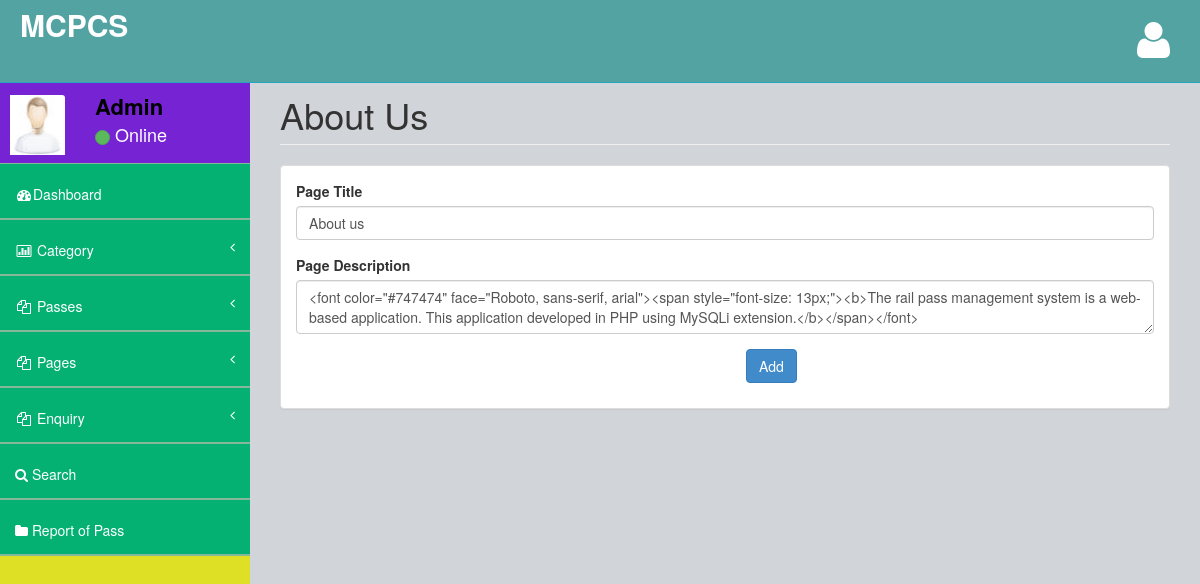
Page /metropass/admin/aboutus.php (signed in) on the committed database.
### tables this page shows
CREATE TABLE `tblpage` (
  `ID` int(10) NOT NULL,
  `PageType` varchar(200) DEFAULT NULL,
  `PageTitle` varchar(200) DEFAULT NULL,
  `PageDescription` mediumtext DEFAULT NULL,
  `Email` varchar(200) DEFAULT NULL,
  `MobileNumber` bigint(10) DEFAULT NULL,
  `UpdationDate` timestamp NOT NULL DEFAULT current_timestamp() ON UPDATE current_timestamp()
);

### metropass/admin/aboutus.php (the view, shortened to what this page needs)
<?php
include('includes/dbconnection.php');
if (strlen($_SESSION['bpmsaid'] == 0)) {
    header('location:logout.php');
} else {
?>
    <!DOCTYPE html>
    <html>
    <head>
        <link href="assets/plugins/bootstrap/bootstrap.css" rel="stylesheet" />
        <link href="assets/font-awesome/css/font-awesome.css" rel="stylesheet" />
        <link href="assets/plugins/pace/pace-theme-big-counter.css" rel="stylesheet" />
        <link href="assets/css/style.css" rel="stylesheet" />
        <link href="assets/css/main-style.css" rel="stylesheet" />
    </head>
    <body>
        <div id="wrapper">
            <?php include_once('includes/header.php'); ?>
            <?php include_once('includes/sidebar.php'); ?>
            <div id="page-wrapper">
                <div class="row">
                    <div class="col-lg-12">
                        <h1 class="page-header">About Us</h1>
                    </div>
                </div>
                <div class="row">
                    <div class="col-lg-12">
                        <div class="panel panel-default">
                            <div class="panel-body">
                                <div class="row">
                                    <div class="col-lg-12">
                                        <form method="post" enctype="multipart/form-data">
                                            <?php
                                            $sql = "SELECT * from  tblpage where PageType='aboutus'";
                                            $query = $dbh->prepare($sql);
                                            $query->execute();
                                            $results = $query->fetchAll(PDO::FETCH_OBJ);
                                            if ($query->rowCount() > 0) {
                                                foreach ($results as $row) {               ?>
                                                    <div class="form-group"> <label for="exampleInputEmail1">Page Title</label> <input type="text" name="pagetitle" id="pagetitle" required="true" value="<?php echo $row->PageTitle; ?>" class="form-control"> </div>
                                                    <div class="form-group"> <label for="exampleInputEmail1">Page Description</label> <textarea type="text" name="pagedes" id="pagedes" required="true" class="form-control"><?php echo $row->PageDescription; ?></textarea> </div><?php $cnt = $cnt + 1;
                                                                                                                                                                                                                                                                                }
                                                                                                                                                                                                                                                                            } ?>
                                            <p style="padding-left: 450px"><button type="submit" class="btn btn-primary" name="submit" id="submit">Add</button></p>
                                        </form>
                                    </div>
                                </div>
                            </div>
                        </div>
                    </div>
                </div>
            </div>
        </div>
    </body>
    </html>
<?php }  ?>

### metropass/admin/includes/sidebar.php (shortened to what this page needs)
<?php
include('includes/dbconnection.php');
?>
        <nav class="navbar-default navbar-static-side" role="navigation">
            <div class="sidebar-collapse">
                <ul class="nav" id="side-menu">
                    <li>
                        <div class="user-section">
                            <div class="user-section-inner">
                                <img src="assets/img/user.jpg" alt="">
                            </div>
                            <div class="user-info">
                                <?php
$aid=$_SESSION['bpmsaid'];
$sql="SELECT AdminName from  tbladmin where ID=:aid";
$query = $dbh -> prepare($sql);
$query->bindParam(':aid',$aid,PDO::PARAM_STR);
$query->execute();
$results=$query->fetchAll(PDO::FETCH_OBJ);
$cnt=1;
if($query->rowCount() > 0)
{
foreach($results as $row)
{               ?>
                                <div><strong><?php  echo $row->AdminName;?></strong></div>
                                <div class="user-text-online">
                                    <span class="user-circle-online btn btn-success btn-circle "></span>&nbsp;Online
                                </div>
                            </div>
                            <?php $cnt=$cnt+1;}} ?>
                        </div>
                    </li>
                    <li>
                        <a href="dashboard.php"><i class="fa fa-dashboard fa-fw"></i>Dashboard</a>
                    </li>
                    <li>
                        <a href="#"><i class="fa fa-bar-chart-o fa-fw"></i> Category<span class="fa arrow"></span></a>
                    </li>
                    <li>
                        <a href="#"><i class="fa fa-files-o fa-fw"></i> Passes<span class="fa arrow"></span></a>
                    </li>
                    <li>
                        <a href="#"><i class="fa fa-files-o fa-fw"></i> Pages<span class="fa arrow"></span></a>
                    </li>
                    <li>
                        <a href="#"><i class="fa fa-files-o fa-fw"></i> Enquiry<span class="fa arrow"></span></a>
                    </li>
                    <li>
                        <a href="search-pass.php"><i class="fa fa-search"></i> Search</a>
                        </li>
                        <li>
                        <a href="pass-bwdates-report.php"><i class="fa fa-folder"></i>  Report of Pass</a>
                        </li>
                </ul>
            </div>
        </nav>

### metropass/admin/assets/css/style.css (style rules this page uses)
body { background-color: #e61616; }
#wrapper { width: 100%; margin-top: 55px!important; background-color:#dde024; }
#page-wrapper { padding: 0 15px; min-height: 568px; background-color:rgb(209, 212, 216); }
.navbar-static-side ul li { border-bottom:1px solid #84B899 !important; }
.arrow { float: right; }
.fa.arrow:before { content: "\f104"; }
@media (min-width:768px) { .navbar-static-side { z-index: 1; position: absolute; width: 250px; } }
.btn-circle { width: 30px; height: 30px; padding: 6px 0; border-radius: 15px; text-align: center; font-size: 12px; line-height: 1.428571429; }

### metropass/admin/assets/css/main-style.css (style rules this page uses)
.user-section-inner { height: 65px; width: 65px; -moz-border-radius: 3px; -webkit-border-radius: 3px; border-radius: 3px; overflow: hidden; display: inline-block; float: left; margin-right: 15px; margin-top: 20px; }
.user-section-inner img { margin-left:10px; width:55px; height:60px; }
.user-info { display: block; color:#000!important; display: inline-block; padding: 15px; margin-bottom: 0px }
.user-text-online { font-size:18px; color:#fff }
.user-circle-online { width: 15px!important; height: 15px!important; }
.nav > li > a { padding: 20px 15px; }
#side-menu { background-color:#04B173; }
#side-menu a { color:#fff; border-bottom: 1px solid #84B899 !important; height: 55px; }
.navbar-default { border-color: #27A6BE; }
@media (min-width:768px) { #page-wrapper { position: inherit; margin: 0 0 0 250px; padding: 0 30px; min-height: 1000px; } }

### rows in the picture
tblpage: pagetitle "About us", pagedes "<font color=\"#747474\" face=\"Roboto, sans-serif, arial\"><span style=\"font-size: 13px;\"><b>The rail pass management system is a web-based application. This application developed in PHP using MySQLi extension.</b></span></font>"

### other values in the picture
$row->AdminName "Admin"
